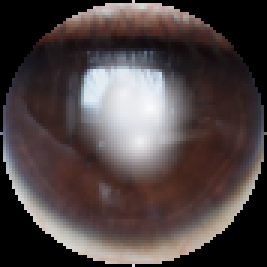
#> input picture phase 2 Types/Deep learning/preprocessed_images_40/mild/mild_111.png, 89 x 89 px (shown 3 times larger); its folder holds only this picture in this run
$ jupyter execute --allow-errors model.ipynb   (older library calls are emulated)
#> lines starting #> are read from the running program, lines starting #| are printed output that depends on the picture
[cell 1]
import cv2
import os
from os import listdir
from os.path import isfile, join
import numpy as np
import imutils
import cv2
import numpy as np
from matplotlib import pyplot as plt
from skimage.feature import  greycomatrix, greycoprops
import re
from tabulate import tabulate

[cell 2]
from sklearn import preprocessing
import pandas as pd
from sklearn.model_selection import KFold
from sklearn.model_selection import cross_val_score
from sklearn.ensemble import RandomForestClassifier
from sklearn.metrics import confusion_matrix
from sklearn.model_selection import train_test_split
from sklearn.metrics import accuracy_score
from sklearn.ensemble import AdaBoostClassifier
from xgboost import XGBClassifier
from sklearn import svm
from sklearn.metrics import classification_report, confusion_matrix
from skimage.feature import greycomatrix, greycoprops
from skimage.measure import shannon_entropy
import time
import threading
rf_class = RandomForestClassifier(n_estimators=100)
abc = AdaBoostClassifier(n_estimators=100,learning_rate=1)
#> (the rest of this cell did not finish here and is left out)

[cell 3]
class model:
    def __init__(self,dataset,**kwargs):
        size = None
        if len(kwargs.items())!=0:
           size = kwargs['size']
        self.dataset = dataset
        self.SIFT, self.GLCM, self.SIFT_AND_GLCM,self.labels = self.generateFeatureDataset(self.dataset,size)

    def generateFeatureDataset(self,dataset,size):
#> call 3 of generateFeatureDataset, with dataset = '../Deep learning/preprocessed_images_40', size = 128
#> in generateFeatureDataset (call 3), `image = cv2.imread(file,0)`:
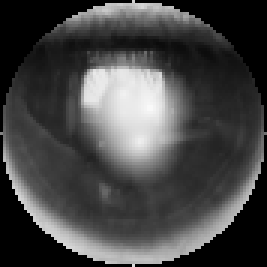
#> image: shape (89, 89) (shown 3 times larger); min 0, max 249, mean 69.9
#> in generateFeatureDataset (call 3), `image = cv2.resize(image, (size, size), interpolation = cv2.INTER_AREA)`:
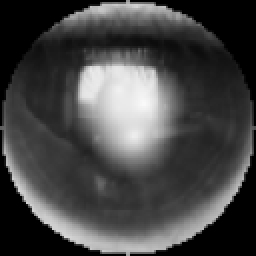
#> image: shape (128, 128) (shown 2 times larger); min 0, max 249, mean 69.9
        t =time.time()
        subdirs = [x[0] for x in os.walk(dataset)]
        file_names=[]
        for sub_dir in subdirs[1:4]:
            mypath = sub_dir
            sub_folder_file_names = [mypath+"/"+f for f in listdir(mypath) if isfile(join(mypath, f))]
            file_names += sub_folder_file_names
        min_dim = []
        images_sift = []
        glcm=[]
        labels = []
        size = size
        sift = cv2.xfeatures2d.SIFT_create()
        for i, file in enumerate(file_names):
            image = cv2.imread(file,0)
            if size is not None:
                image = cv2.resize(image, (size, size), interpolation = cv2.INTER_AREA)
            glcm.append(self.glcm2D(image))
            descriptors = self.sift2D(image,sift)
            images_sift.append(descriptors)
            min_dim.append(len(descriptors))
            if re.split(r'[`[\]\'\\/]', file_names[i])[-2]=='mild':
                labels.append(0)
            elif re.split(r'[`[\]\'\\/]', file_names[i])[-2] == 'normal':
                labels.append(1)
            else :
                labels.append(2)

        images_sift_final = [features[:min(min_dim)] for features in images_sift]
        images_sift_final =np.array(images_sift_final)
        glcm=np.array(glcm)
        images_sift_glcm=np.concatenate((images_sift_final,glcm),axis=1)
        print(time.time()-t)
        return images_sift_final,glcm,images_sift_glcm,labels

    def sift2D(self,image,sift):
        keypoints, descriptors = sift.detectAndCompute(image,None)
        descriptors=np.array(descriptors)
        descriptors=descriptors.reshape(-1)
        return descriptors
    def glcm2D(self,image):
        img_arr = np.array(image)
        gCoMat = greycomatrix(img_arr, [1], [0],256,symmetric=True, normed=True) # Co-occurance matrix
        contrast = greycoprops(gCoMat, prop='contrast')[0][0]
#> contrast = 189.1
        dissimilarity = greycoprops(gCoMat, prop='dissimilarity')[0][0]
#> dissimilarity = 4.91
        homogeneity = greycoprops(gCoMat, prop='homogeneity')[0][0]
#> homogeneity = 0.439
        energy = greycoprops(gCoMat, prop='energy')[0][0]
#> energy = 0.204
        correlation = greycoprops(gCoMat, prop='correlation')[0][0]
#> correlation = 0.978
        entropy = shannon_entropy(img_arr)
#> entropy = 6.58
#> in sift2D, `keypoints, descriptors = sift.detectAndCompute(image,None)`: keypoints = 39 keypoints; strongest (x, y, size): (63, 51, 28.7), (23, 107, 8), (4, 81, 2.1), (106, 106, 7.9)
#> in sift2D, `descriptors=descriptors.reshape(-1)`: descriptors = 4992 values, max 184 at index 272, min 0 at index 0, mean 20.94
#> in generateFeatureDataset (call 3), `images_sift_final = [features[:min(min_dim)] for features in images_si..`: images_sift_final = 1 item
#> in generateFeatureDataset (call 3), `glcm=np.array(glcm)`: glcm = [[189.1, 4.91, 0.439, 0.204, 0.978, 6.58]]
        return [contrast,dissimilarity,homogeneity,energy,correlation,entropy]


    def accuracy(self,model_name,X_train, X_test, y_train, y_test):
        model=model_names[model_name]
        model.fit(X_train,y_train)
        yhat = model.predict(X_test)
        acc = accuracy_score(y_test, yhat)
        acc = str(round(acc, 2)*100) + ' %'
        return [model_name,acc]

    def classification_report(self,model_name,X_train, X_test, y_train, y_test):
        model=model_names[model_name]
        model.fit(X_train,y_train)
        yhat = model.predict(X_test)
        print(classification_report(y_test, yhat, target_names=class_names))
        print(confusion_matrix(y_test, yhat))
        acc = accuracy_score(y_test, yhat)
        acc = str(round(acc, 2)*100) + ' %'
        return [model_name,acc]


    def result(self,dataset,metrics,model_used = ["Random Forest","AdaBoostClassifier","XGBClassifier","SVM_linear"]):
        min_max_scaler = preprocessing.StandardScaler()
        x_scaled = min_max_scaler.fit_transform(dataset)
        df=pd.DataFrame(data=x_scaled)
        df['label']=self.labels
        df=df.sample(frac=1)
        X=df.drop(['label'], axis = 1)
        y=df['label']
        X_train, X_test, y_train, y_test = train_test_split(X, y, test_size=0.20)
        model_result = []
        for model in model_used:
            model_result.append(getattr(self, metrics)(model,X_train, X_test, y_train, y_test))
        print(tabulate(model_result, headers=['Model', 'Result'], tablefmt='orgtbl'))


    def run(self,**kwargs):
        metrics ='accuracy'
        dataset_use = ['SIFT','GLCM','SIFT_AND_GLCM']
        if 'metrics' in kwargs.keys():
            metrics = kwargs['metrics']
        if 'dataset_use' in kwargs.keys():
            dataset_use = kwargs['dataset_use']
        for dataset in dataset_use:
            print("\n")
            print('\t----{0}----'.format(dataset))
            print("\n")
            return self.result(getattr(self, dataset),metrics)
            print("---------------------------------------------------------------------------------------")

[cell 4]
print("***************Running 224 preprocessed images******************")

#> (the rest of this cell did not finish here and is left out)

[cell 5]
print("***************Running 224 preprocessed images******************")

#> (the rest of this cell did not finish here and is left out)

[cell 6]
print("***************Running 40 preprocessed images******************")

model_40=model('../Deep learning/preprocessed_images_40',size=128)
#> (the rest of this cell did not finish here and is left out)

[cell 7]
print("***************Running original preprocessed images******************")

#> (the rest of this cell did not finish here and is left out)

$ run again, on phase 2 Types/Deep learning/preprocessed_images_40/mild/mild_138.png
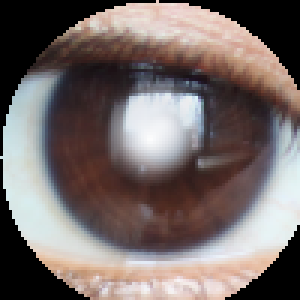
#> input picture phase 2 Types/Deep learning/preprocessed_images_40/mild/mild_138.png, 100 x 100 px (shown 3 times larger)
#> in generateFeatureDataset (call 3), `image = cv2.imread(file,0)`:
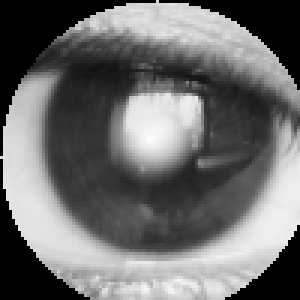
#> image: shape (100, 100) (shown 3 times larger); min 0, max 252, mean 109.5
#> in generateFeatureDataset (call 3), `image = cv2.resize(image, (size, size), interpolation = cv2.INTER_AREA)`:
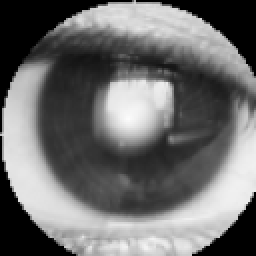
#> image: shape (128, 128) (shown 2 times larger); min 0, max 252, mean 109.4
#> contrast = 307.5
#> dissimilarity = 6.3
#> homogeneity = 0.385
#> energy = 0.155
#> correlation = 0.977
#> entropy = 6.98
#> keypoints = 64 keypoints; strongest (x, y, size): (66, 54, 20.7), (21, 99, 16.5), (14, 40, 10.6), (40, 10, 6.9)
#> in sift2D, `descriptors=descriptors.reshape(-1)`: descriptors = 8192 values, max 197 at index 7440, min 0 at index 2, mean 22.57
#> images_sift_final = 1 item
#> glcm = [[307.5, 6.3, 0.385, 0.155, 0.977, 6.98]]

$ run again, on phase 2 Types/Deep learning/preprocessed_images_40/mild/mild_146.png
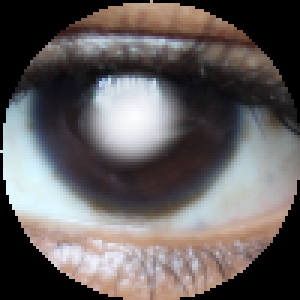
#> input picture phase 2 Types/Deep learning/preprocessed_images_40/mild/mild_146.png, 100 x 100 px (shown 3 times larger)
#> in generateFeatureDataset (call 3), `image = cv2.imread(file,0)`:
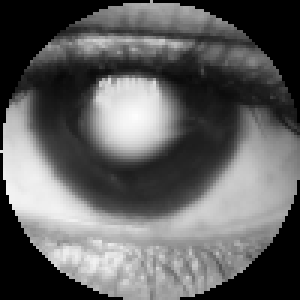
#> image: shape (100, 100) (shown 3 times larger); min 0, max 253, mean 96
#> in generateFeatureDataset (call 3), `image = cv2.resize(image, (size, size), interpolation = cv2.INTER_AREA)`:
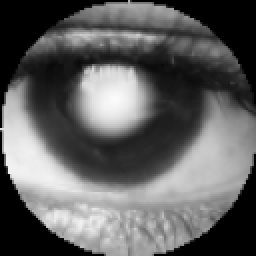
#> image: shape (128, 128) (shown 2 times larger); min 0, max 252, mean 95.9
#> contrast = 227.3
#> dissimilarity = 6.01
#> homogeneity = 0.392
#> energy = 0.191
#> correlation = 0.981
#> entropy = 6.95
#> keypoints = 83 keypoints; strongest (x, y, size): (56, 49, 20.1), (3, 81, 1.9), (101, 87, 23.4), (25, 110, 7)
#> in sift2D, `descriptors=descriptors.reshape(-1)`: descriptors = 10624 values, max 192 at index 8872, min 0 at index 2, mean 24.96
#> images_sift_final = 1 item
#> glcm = [[227.3, 6.01, 0.392, 0.191, 0.981, 6.95]]

$ run again, on phase 2 Types/Deep learning/preprocessed_images_40/mild/mild_15.png
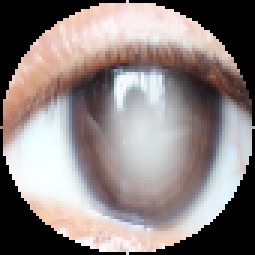
#> input picture phase 2 Types/Deep learning/preprocessed_images_40/mild/mild_15.png, 85 x 85 px (shown 3 times larger)
#> in generateFeatureDataset (call 3), `image = cv2.imread(file,0)`:
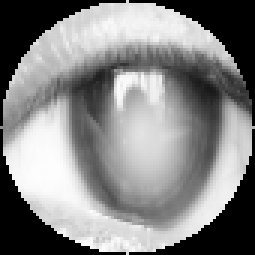
#> image: shape (85, 85) (shown 3 times larger); min 0, max 254, mean 133.1
#> in generateFeatureDataset (call 3), `image = cv2.resize(image, (size, size), interpolation = cv2.INTER_AREA)`:
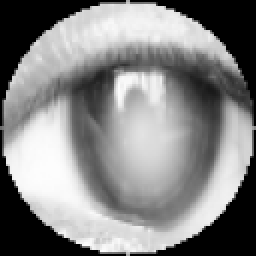
#> image: shape (128, 128) (shown 2 times larger); min 0, max 253, mean 133
#> contrast = 415.9
#> dissimilarity = 7.25
#> homogeneity = 0.388
#> energy = 0.21
#> correlation = 0.973
#> entropy = 6.67
#> keypoints = 43 keypoints; strongest (x, y, size): (45, 45, 17.2), (51, 125, 1.9), (42, 122, 2), (62, 41, 6.8)
#> in sift2D, `descriptors=descriptors.reshape(-1)`: descriptors = 5504 values, max 184 at index 2312, min 0 at index 1, mean 20.98
#> images_sift_final = 1 item
#> glcm = [[415.9, 7.25, 0.388, 0.21, 0.973, 6.67]]

$ run again, on phase 2 Types/Deep learning/preprocessed_images_40/mild/mild_121.png
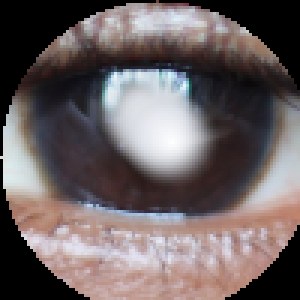
#> input picture phase 2 Types/Deep learning/preprocessed_images_40/mild/mild_121.png, 100 x 100 px (shown 3 times larger)
#> in generateFeatureDataset (call 3), `image = cv2.imread(file,0)`:
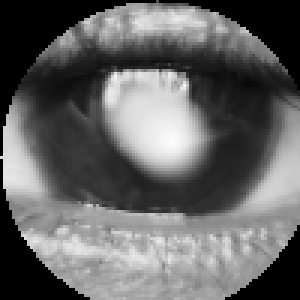
#> image: shape (100, 100) (shown 3 times larger); min 0, max 253, mean 100.7
#> in generateFeatureDataset (call 3), `image = cv2.resize(image, (size, size), interpolation = cv2.INTER_AREA)`:
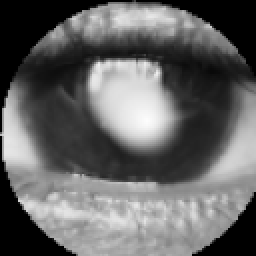
#> image: shape (128, 128) (shown 2 times larger); min 0, max 253, mean 100.6
#> contrast = 217.8
#> dissimilarity = 6.3
#> homogeneity = 0.356
#> energy = 0.155
#> correlation = 0.981
#> entropy = 7.05
#> keypoints = 108 keypoints; strongest (x, y, size): (67, 52, 23.8), (14, 102, 5.4), (37, 10, 3.9), (104, 13, 2.3)
#> in sift2D, `descriptors=descriptors.reshape(-1)`: descriptors = 13824 values, max 201 at index 12200, min 0 at index 2, mean 23.64
#> images_sift_final = 1 item
#> glcm = [[217.8, 6.3, 0.356, 0.155, 0.981, 7.05]]
